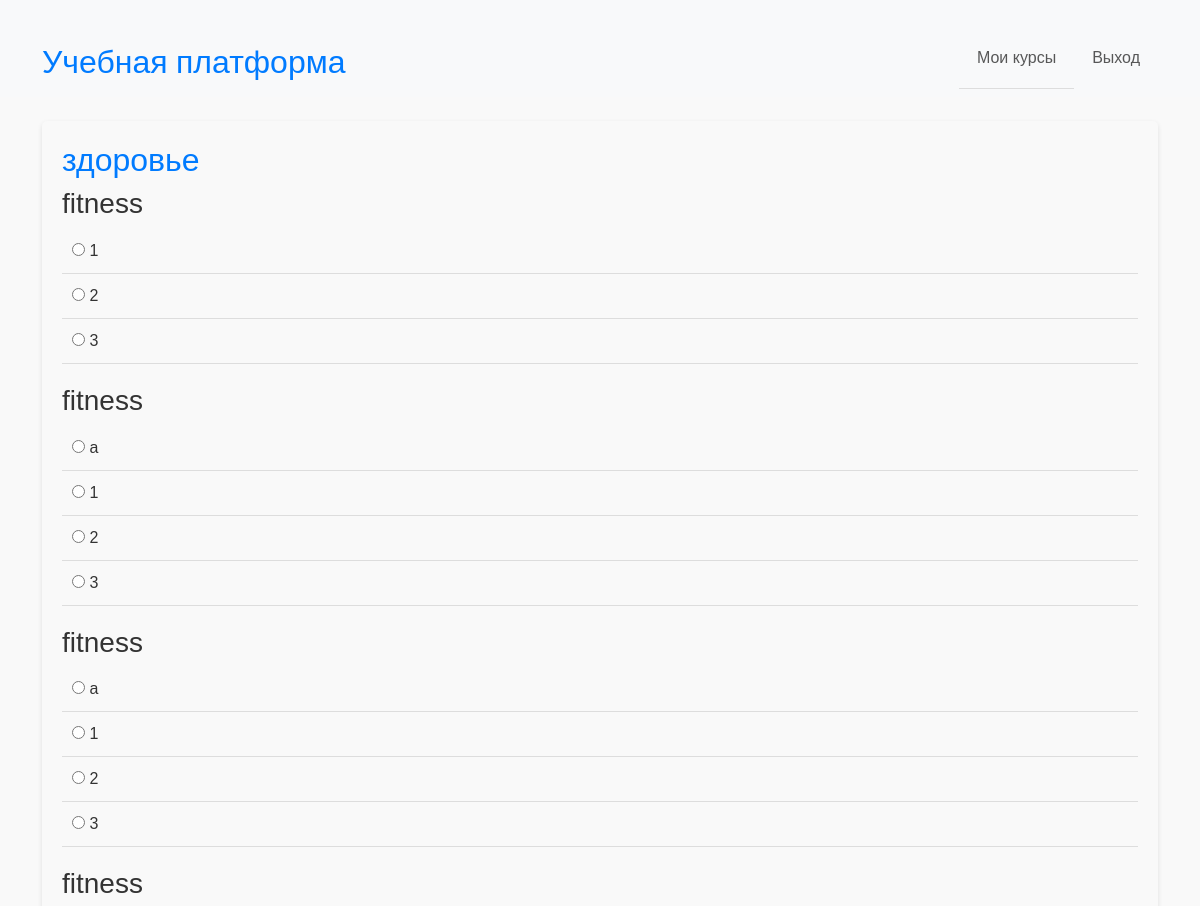
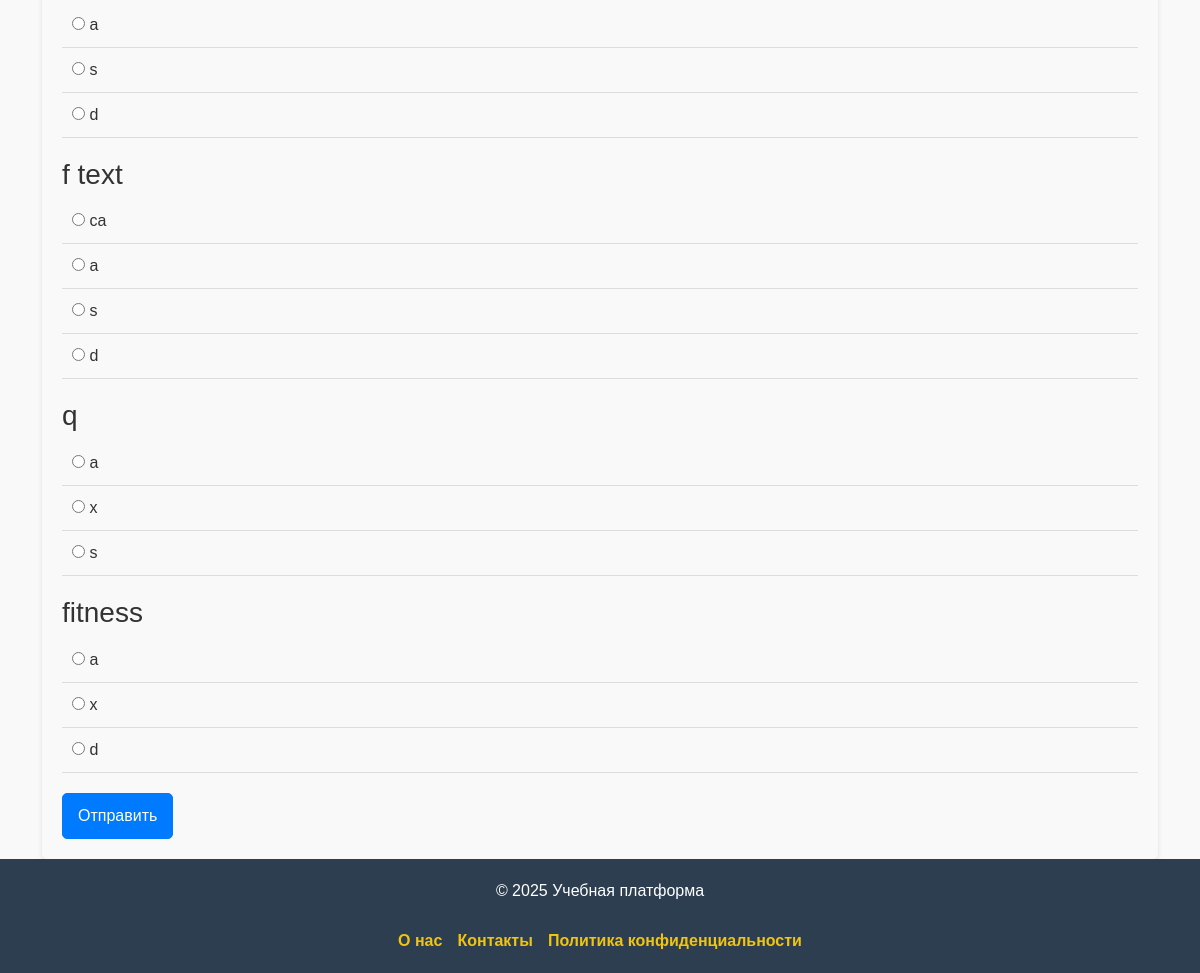
Page /quiz/39/ (signed in) on the committed database (2 pictures, top to bottom).
### online_courses/models.py (models this page shows, shortened)
class Quiz(models.Model):
    course = models.ForeignKey(Course, on_delete=models.CASCADE, related_name="quizzes")
    lesson = models.ForeignKey(Lesson, on_delete=models.CASCADE, null=True, blank=True)
    title = models.CharField(max_length=255)
    description = models.TextField()

class Question(models.Model):
    quiz = models.ForeignKey(Quiz, on_delete=models.CASCADE, related_name='questions')
    text = models.TextField()
    correct_answer = models.CharField(max_length=255)
    choices = models.TextField(help_text="Варианты ответов через запятую")  # Добавляем поле для вариантов ответов
    def get_choices(self):
        return self.choices.split(",")

### online_courses/views.py (the view, shortened to what this page needs)
# urls.py: path("quiz/<int:quiz_id>/", take_quiz, name="take_quiz"),
@login_required
def take_quiz(request, quiz_id):
    quiz = get_object_or_404(Quiz, id=quiz_id)
    questions = quiz.questions.all()
    is_teacher = request.user == quiz.course.teacher
    if is_teacher:
        return render(request, "quiz_detail.html", {"quiz": quiz, "questions": questions})
    return render(request, 'take_quiz.html', {'quiz': quiz, 'questions': questions})

### online_courses/templates/take_quiz.html (shortened to what this page needs)
{% extends 'base.html' %}
{% block content %}
<div class="quiz">
    <h2>{{ quiz.title }}</h2>
    <form method="post">
        {% for question in quiz.questions.all %}
            <div class="question">
                <h3>{{ question.text }}</h3>
                <ul class="answers">
                    {% for choice in question.get_choices %}
                        <li>
                            <label>
                                <input type="radio" name="question_{{ question.id }}" value="{{ choice }}">
                                {{ choice }}
                            </label>
                        </li>
                    {% endfor %}
                </ul>
            </div>
        {% endfor %}
        <button type="submit" class="btn btn-primary">Отправить</button>
    </form>
</div>
{% endblock %}

### online_courses/static/css/style.css (style rules this page uses)
:root { --primary-color: #007bff; --secondary-color: #0056b3; --text-color: #333; --background-color: #f9f9f9; --border-color: #ddd; --footer-background-color: #2c3e50; --footer-text-color: white; --footer-link-color: #f1c40f; }
body { font-family: Arial, sans-serif; min-height: 100vh; display: flex; flex-direction: column; background-color: var(--background-color); color: var(--text-color); }
h1, h2 { color: var(--text-color); }
.btn-primary { text-align: center; background-color: var(--primary-color); border-color: var(--primary-color); color: #fff; display: block; transition: all 0.3s ease-in-out; cursor: pointer; border-radius: 5px; padding: 10px 15px; }
ul { list-style-type: none; padding: 0; }
ul li { padding: 10px; border-bottom: 1px solid var(--border-color); }
ul li:last-child { border-bottom: none; }
.quiz { background-color: var(--background-color); padding: 20px; border-radius: 5px; box-shadow: 0 2px 5px rgba(0, 0, 0, 0.1); }
.quiz h2 { color: var(--primary-color); }
.quiz .question { margin-bottom: 20px; }
.quiz .answers li { padding: 10px; border-bottom: 1px solid var(--border-color); }

### rows in the picture
Quiz: title "здоровье"
Question: text "fitness", get_choices "1" "2" "3"
Question: text "fitness", get_choices "a" "1" "2" "3"
Question: text "fitness", get_choices "a" "1" "2" "3"
Question: text "fitness", get_choices "a" "s" "d"
Question: text "f text", get_choices "ca" "a" "s" "d"
Question: text "q", get_choices "a" "x" "s"
Question: text "fitness", get_choices "a" "x" "d"
